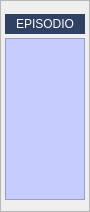
    <widget class="QFrame" name="frame_2">
     <property name="minimumSize">
      <size>
       <width>0</width>
       <height>212</height>
      </size>
     </property>
     <property name="maximumSize">
      <size>
       <width>90</width>
       <height>16777215</height>
      </size>
     </property>
     <property name="frameShape">
      <enum>QFrame::StyledPanel</enum>
     </property>
     <property name="frameShadow">
      <enum>QFrame::Raised</enum>
     </property>
     <layout class="QGridLayout" name="gridLayout_44">
      <property name="leftMargin">
       <number>4</number>
      </property>
      <property name="rightMargin">
       <number>4</number>
      </property>
      <item row="0" column="0">
       <widget class="QLabel" name="label_74">
        <property name="minimumSize">
         <size>
          <width>78</width>
          <height>20</height>
         </size>
        </property>
        <property name="maximumSize">
         <size>
          <width>16777215</width>
          <height>15</height>
         </size>
        </property>
        <property name="styleSheet">
         <string notr="true">background: #304163;
color: rgb(255,255,255);</string>
        </property>
        <property name="text">
         <string>EPISODIO</string>
        </property>
        <property name="alignment">
         <set>Qt::AlignCenter</set>
        </property>
       </widget>
      </item>
      <item row="1" column="0">
       <widget class="QFrame" name="frame_22">
        <property name="styleSheet">
         <string notr="true">background-color: rgb(197, 205, 255);</string>
        </property>
        <property name="frameShape">
         <enum>QFrame::StyledPanel</enum>
        </property>
        <property name="frameShadow">
         <enum>QFrame::Raised</enum>
        </property>
        <layout class="QGridLayout" name="gridLayout_26">
         <item row="0" column="0">
          <widget class="QLabel" name="itemFarma">
           <property name="maximumSize">
            <size>
             <width>32</width>
             <height>32</height>
            </size>
           </property>
           <property name="toolTip">
            <string>Este episodio contiene historial de farmacología</string>
           </property>
           <property name="text">
            <string/>
           </property>
           <property name="pixmap">
            <pixmap resource="../maya.qrc">:/Icons/PNG/Pills.png</pixmap>
           </property>
          </widget>
         </item>
         <item row="1" column="0">
          <widget class="QLabel" name="itemAnalitica">
           <property name="maximumSize">
            <size>
             <width>32</width>
             <height>32</height>
            </size>
           </property>
           <property name="toolTip">
            <string>Este episodio contiene analíticas</string>
           </property>
           <property name="text">
            <string/>
           </property>
           <property name="pixmap">
            <pixmap resource="../maya.qrc">:/Icons/PNG/TestTubes.png</pixmap>
           </property>
          </widget>
         </item>
         <item row="2" column="0">
          <widget class="QLabel" name="itemImagenes">
           <property name="maximumSize">
            <size>
             <width>32</width>
             <height>32</height>
            </size>
           </property>
           <property name="toolTip">
            <string>Este episodio contiene imagenes</string>
           </property>
           <property name="text">
            <string/>
           </property>
           <property name="pixmap">
            <pixmap resource="../maya.qrc">:/Icons/PNG/XRay.png</pixmap>
           </property>
          </widget>
         </item>
         <item row="3" column="0">
          <widget class="QLabel" name="itemInterConsulta">
           <property name="maximumSize">
            <size>
             <width>32</width>
             <height>32</height>
            </size>
           </property>
           <property name="toolTip">
            <string>Este episodio contiene información de interconsultas</string>
           </property>
           <property name="text">
            <string/>
           </property>
           <property name="pixmap">
            <pixmap resource="../maya.qrc">:/Icons/PNG/usuarios.png</pixmap>
           </property>
           <property name="scaledContents">
            <bool>true</bool>
           </property>
          </widget>
         </item>
         <item row="4" column="0">
          <widget class="QLabel" name="itemAvisos">
           <property name="maximumSize">
            <size>
             <width>32</width>
             <height>32</height>
            </size>
           </property>
           <property name="toolTip">
            <string>Este episodio contiene información de interconsultas</string>
           </property>
           <property name="text">
            <string/>
           </property>
           <property name="pixmap">
            <pixmap resource="../maya.qrc">:/Icons/PNG/avisos.png</pixmap>
           </property>
           <property name="scaledContents">
            <bool>true</bool>
           </property>
          </widget>
         </item>
        </layout>
       </widget>
      </item>
     </layout>
    </widget>
